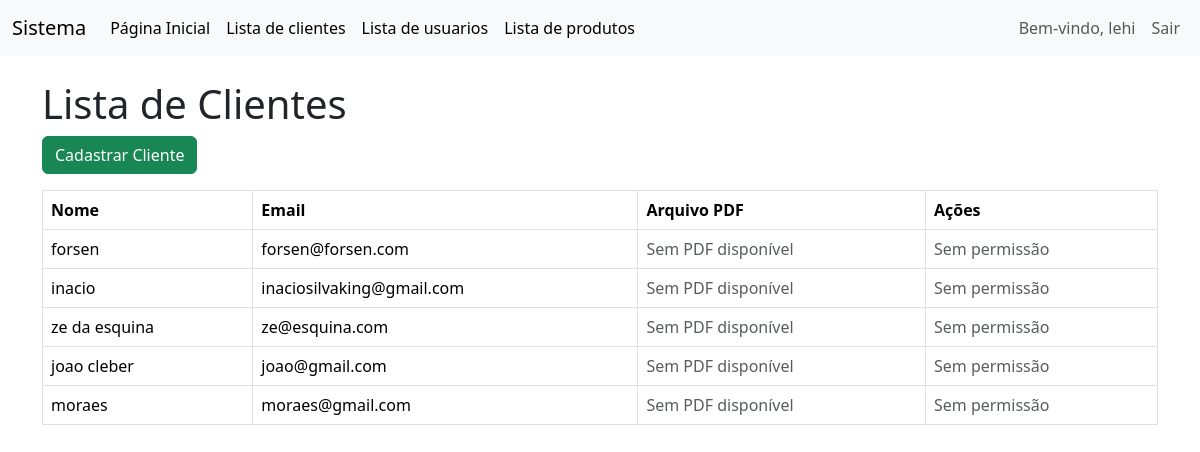
/lista_clientes.php (signed in), run on the app's committed database.
### tables this page shows
CREATE TABLE `clientes` (
  `id` int NOT NULL,
  `nome` varchar(255) NOT NULL,
  `email` varchar(255) NOT NULL,
  `arquivo_pdf` varchar(255) NOT NULL
);

### lista_clientes.php (the view, shortened to what this page needs)
<?php
include 'conexao.php';
include 'menu.php';
$clientes = $conn->query("SELECT * FROM clientes")->fetchAll(PDO::FETCH_ASSOC);
$temAcessoAdmin = isset($_SESSION['nivel_acesso']) && $_SESSION['nivel_acesso'] === 'ADMINISTRADOR';
?>
<!DOCTYPE html>
<html lang="pt-br">
<head>
    <link href="https://cdn.jsdelivr.net/npm/bootstrap@5.3.3/dist/css/bootstrap.min.css" rel="stylesheet">
</head>
<body>
    <div class="container">
        <h1 class="mt-4">Lista de Clientes</h1>
        <a href="cadastrar.php" class="btn btn-success mb-3">Cadastrar Cliente</a>
        <table class="table table-bordered">
            <thead>
                <tr>
                    <th>Nome</th>
                    <th>Email</th>
                    <th>Arquivo PDF</th>
                    <th>Ações</th>
                </tr>
            </thead>
            <tbody>
                <?php foreach ($clientes as $cliente): ?>
                    <tr>
                        <td><?= htmlspecialchars($cliente['nome']) ?></td>
                        <td><?= htmlspecialchars($cliente['email']) ?></td>
                        <td>
                            <?php if (!empty($cliente['arquivo_pdf']) && file_exists("uploads/{$cliente['arquivo_pdf']}")): ?>
                                <a href="uploads/<?= htmlspecialchars($cliente['arquivo_pdf']) ?>" target="_blank">Ver PDF</a>
                            <?php else: ?>
                                <span class="text-muted">Sem PDF disponível</span>
                            <?php endif; ?>
                        </td>
                        <td>
                            <?php if ($temAcessoAdmin): ?>
                                <a href="editar.php?id=<?= $cliente['id'] ?>" class="btn btn-warning btn-sm">Editar</a>
                                <a href="excluir.php?id=<?= $cliente['id'] ?>" class="btn btn-danger btn-sm" onclick="return confirm('A exclusão é permanente! Tem certeza disso?')">Excluir</a>
                            <?php else: ?>
                                <span class="text-muted">Sem permissão</span>
                            <?php endif; ?>
                        </td>
                    </tr>
                <?php endforeach; ?>
            </tbody>
        </table>
    </div>
</body>
</html>

### data on the page
clientes: nome "forsen", email "forsen@forsen.com", arquivo_pdf "Sem PDF disponível"
clientes: nome "inacio", email "inaciosilvaking@gmail.com", arquivo_pdf "Sem PDF disponível"
clientes: nome "ze da esquina", email "ze@esquina.com", shows "Sem PDF disponível"
clientes: nome "joao cleber", email "joao@gmail.com", shows "Sem PDF disponível"
clientes: nome "moraes", email "moraes@gmail.com", shows "Sem PDF disponível"

### other printed values
$_SESSION['nome_usuario'] "lehi"
